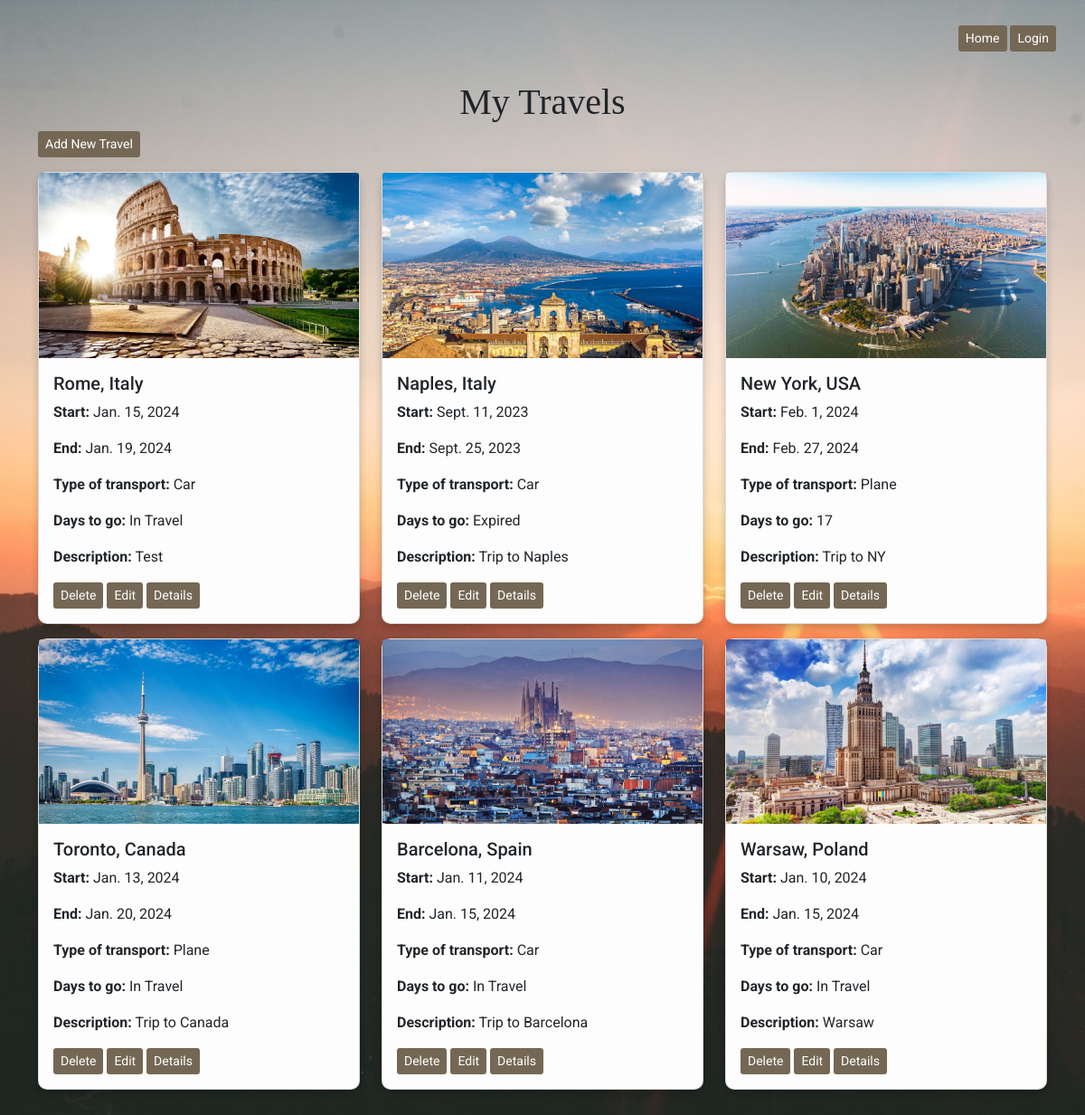
/travels/list/, run on the app's committed database.
### TravelWebApp/models.py (models this page shows, shortened)
class Travel(models.Model):
    TRANSPORT_CHOICES = (
        ('car', 'Car'),
        ('plane', 'Plane'),
        ('other', 'Other'),
    )
    city = models.CharField(max_length=64, null=False, blank=False, default="")
    country = models.CharField(max_length=64, null=False, blank=False, default="")
    start_date = models.DateField(null=False, blank=False, default=now())
    end_date = models.DateField(null=False, blank=False, default=default_end_date())
    number_of_people = models.PositiveSmallIntegerField(null=False, blank=False, default=1)
    type_of_transport = models.CharField(max_length=10, choices=TRANSPORT_CHOICES, null=False, blank=False, default=TRANSPORT_CHOICES[0])
    description = models.CharField(max_length=1000, null=False, blank=False, default="")
    city_picture = models.ImageField(upload_to='city_images', null=True, blank=True)
    @property
    def days_to_go(self):
        if (self.start_date - now().date()).days <= 0 and (self.end_date - now().date()).days >= 0:
            return ('In Travel')
        elif (self.start_date - now().date()).days < 0 and (self.end_date - now().date()).days < 0:
            return ('Expired')
        else:
            return (self.start_date - now().date()).days

### TravelWebApp/views.py (the view)
# urls.py: path('list/', travelList, name='travel_list'),
def travelList(request):
    travels = Travel.objects.all()
    context = {'travels': travels}
    return render(request, 'travelList.html', context)

### templates/travelList.html (shortened to what this page needs)
{% load static %}
<!doctype html>
<html lang="en">
<head>
    <link href="https://cdn.jsdelivr.net/npm/bootstrap@5.1.3/dist/css/bootstrap.min.css" rel="stylesheet">
</head>
<body>
    <nav class="navbar navbar-expand-lg">
        <div class="container-fluid">
            <div class="collapse navbar-collapse justify-content-end" id="navbarNav">
                <ul class="navbar-nav">
                    <li class="nav-item">
                        {% if user.is_authenticated %}
                            <a href="{% url 'home_page' %}" class="btn btn-custom btn-sm">Home</a>
                            <a href="{% url 'logout' %}" class="btn btn-custom btn-sm">Logout</a>
                        {% else %}
                            <a href="{% url 'home_page' %}" class="btn btn-custom btn-sm">Home</a>
                            <a href="{% url 'login' %}" class="btn btn-custom btn-sm">Login</a>
                        {% endif %}
                    </li>
                </ul>
            </div>
        </div>
    </nav>
    <div class="container mt-4">
        <h1 class="text-center">My Travels</h1>
        <a href="{% url 'new_travel' %}" class="btn btn-custom btn-sm">Add New Travel</a>
        {% if travels|length == 0 %}
            <h2>No travels available</h2>
        {% else %}
            <div class="row">
                {% for travel in travels %}
                    <div class="col-md-4 mb-3">
                        <div class="card animate__animated animate__fadeIn">
                            <img src="{% static 'city_images/'|add:travel.city|add:'.jpg' %}" alt="My image" class="card-img-top">
                            <div class="card-body">
                                <h5 class="card-title">{{ travel.city }}, {{ travel.country }}</h5>
                                <p class="card-text"><strong>Start:</strong> {{ travel.start_date }}</p>
                                <p class="card-text"><strong>End:</strong> {{ travel.end_date }}</p>
                                <p class="card-text"><strong>Type of transport:</strong> {{ travel.get_type_of_transport_display }}</p>
                                <p class="card-text"><strong>Days to go:</strong> {{ travel.days_to_go }}</p>
                                <p class="card-text"><strong>Description:</strong> {{ travel.description }}</p>
                                <a href="{% url 'delete_travel' travel.id %}" class="btn btn-custom btn-sm">Delete</a>
                                <a href="{% url 'edit_travel' travel.id %}" class="btn btn-custom btn-sm">Edit</a>
                                <a href="{% url 'show_details' travel.id %}" class="btn btn-custom btn-sm">Details</a>
                            </div>
                        </div>
                    </div>
                {% endfor %}
            </div>
        {% endif %}
    </div>
</body>
</html>

### data on the page
Travel: city (picture), city "Rome", country "Italy", start_date "Jan. 15, 2024", end_date "Jan. 19, 2024", type_of_transport "Car", days_to_go "In Travel", description "Test"
Travel: city (picture), city "Naples", country "Italy", start_date "Sept. 11, 2023", end_date "Sept. 25, 2023", type_of_transport "Car", days_to_go "Expired", description "Trip to Naples"
Travel: city (picture), city "New York", country "USA", start_date "Feb. 1, 2024", end_date "Feb. 27, 2024", type_of_transport "Plane", days_to_go "17", description "Trip to NY"
Travel: city (picture), city "Toronto", country "Canada", start_date "Jan. 13, 2024", end_date "Jan. 20, 2024", type_of_transport "Plane", days_to_go "In Travel", description "Trip to Canada"
Travel: city (picture), city "Barcelona", country "Spain", start_date "Jan. 11, 2024", end_date "Jan. 15, 2024", type_of_transport "Car", days_to_go "In Travel", description "Trip to Barcelona"
Travel: city (picture), city "Warsaw", country "Poland", start_date "Jan. 10, 2024", end_date "Jan. 15, 2024", type_of_transport "Car", days_to_go "In Travel", description "Warsaw"
